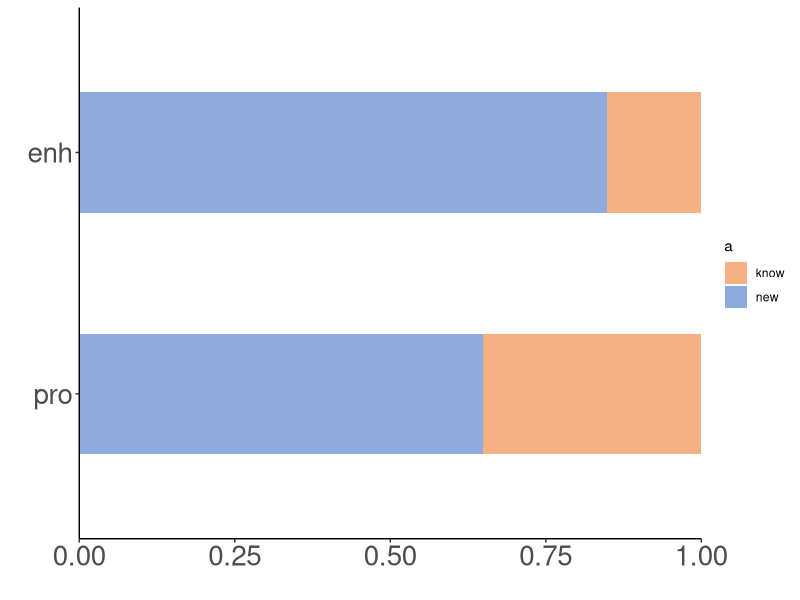

This figure's R source:
library(ggplot2)
library(ggthemes)
library(reshape2)
df <- read.delim("new_know.xls",header = T)

df <- melt(df)


p <- ggplot(df,aes(x=variable,y=value,fill=a))+
  geom_bar(stat="identity",position="fill",width = 0.5)+
  theme_classic()+
  scale_fill_manual(values = c("#F4B183","#8FAADC"))+
  coord_flip()+
  ylab("")+
  xlab("")+
  theme(axis.text = element_text(size = 20))+
  scale_y_continuous (expand = c (0, 0))



